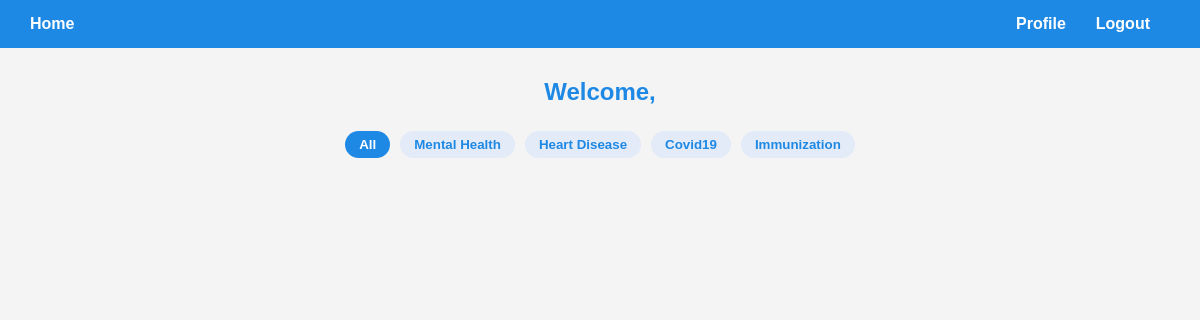
Page /patient/patient-dashboard/ on the earlier database version.
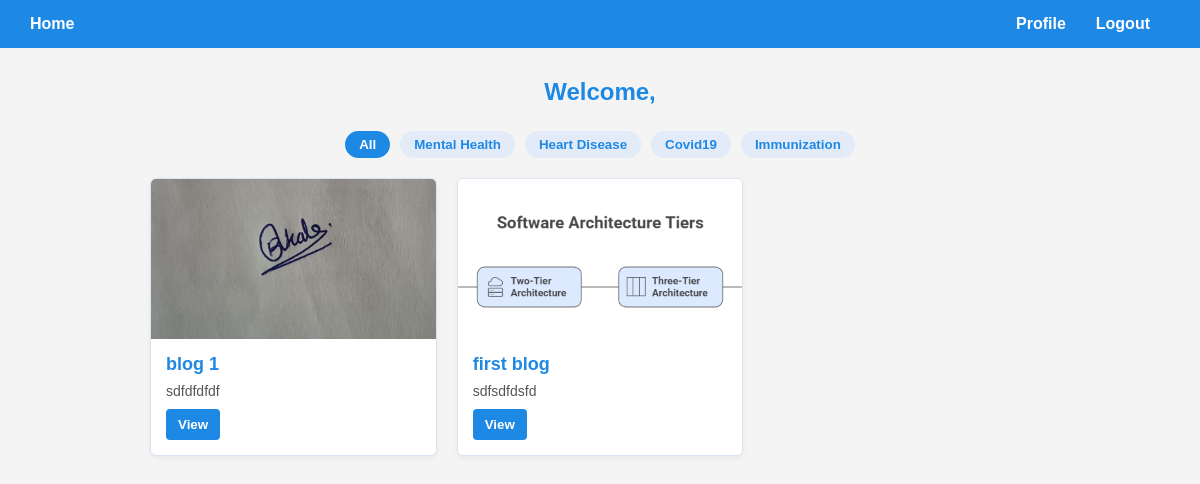
Same page on the later database version.
### doctor/models.py (models this page shows, shortened)
class Category(models.Model):
    category = models.CharField(max_length = 100, unique = True)

class BlogPost(models.Model):
    author = models.ForeignKey(User , on_delete = models.CASCADE)
    title = models.CharField(max_length=255)
    image = models.ImageField(upload_to='blog_images/', blank=True, null=True)
    category = models.ForeignKey(Category, on_delete=models.SET_NULL, null=True)
    summary = models.TextField()
    content = models.TextField()
    is_draft = models.BooleanField(default=True)
    created_at = models.DateTimeField(auto_now_add=True)

### patient/views.py (the view)
# urls.py: path('patient-dashboard/',views.Patient_dashboard, name = 'Patient_dashboard'),
def Patient_dashboard(request):
    categories = Category.objects.all()
    blogs = BlogPost.objects.filter(is_draft=False)
    context = {
        "user": request.user,
        "categories": categories,
        "blogs": blogs
    }
    return render(request, 'patient_dashboard.html', context)

### templates/patient_dashboard.html (shortened to what this page needs)
<!DOCTYPE html>
<html>
<head>
</head>
<body>
    <div class="navbar">
        <div>
            <a href="/">Home</a>
        </div>
        <div class="profile-section">
            <a href="/patient/my-profile">Profile</a>
            <a href="/patient/logout">Logout</a>
        </div>
    </div>
    <div class="container">
        <h2>Welcome, {{ user.first_name }}</h2>
        <div class="categories">
            <button class="category-btn active" data-category="all">All</button>
            {% for cat in categories %}
                <button class="category-btn" data-category="{{ cat.id }}">{{ cat.category }}</button>
            {% endfor %}
        </div>
        <div class="blogs" id="blogList">
            {% for blog in blogs %}
                {% if not blog.is_draft %}
                    <div class="blog-card" data-category="{% if blog.category %}{{ blog.category.id }}{% else %}none{% endif %}">
                        {% if blog.image %}
                            <img src="{{ blog.image.url }}" alt="{{ blog.title }}">
                        {% endif %}
                        <div class="blog-card-content">
                            <h3>{{ blog.title }}</h3>
                            <p>
                                {% with blog.summary|truncatewords:15 as short_summary %}
                                    {{ short_summary }}
                                {% endwith %}
                            </p>
                            <button class="view-btn" data-title="{{ blog.title }}" data-image="{% if blog.image %}{{ blog.image.url }}{% endif %}" data-content="{{ blog.content|escapejs }}">View</button>
                        </div>
                    </div>
                {% endif %}
            {% endfor %}
        </div>
    </div>
</body>
</html>

Differences in the rows shown:
added BlogPost: image (picture), title "blog 1", summary "sdfdfdfdf"
added BlogPost: image (picture), title "first blog", summary "sdfsdfdsfd"
